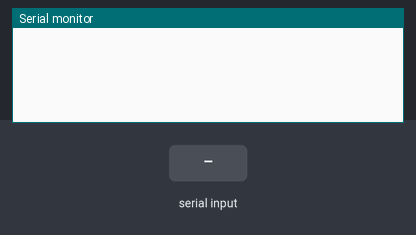
The sketch below on a simulated Arduino Uno, built with avr-gcc and run on an emulated ATmega328P. Shown: the last lines printed to the serial monitor. The test bench sets the inputs (shaded band).

Above: at 1.2 s.
1.3 s: "1" received over Serial
At 1.9 s:
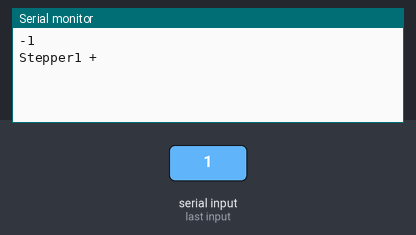
2.8 s: "2" received over Serial
At 4.2 s:
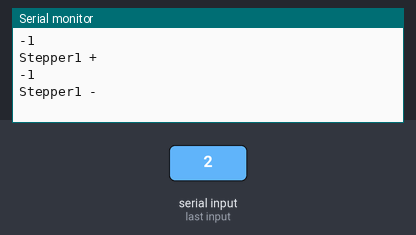

Measured:
- after the input at 1.3 s, the serial monitor: prints a new line at once (image 1)
- after the input at 2.8 s, the serial monitor: prints a new line at once (image 2)

The sketch:

Arduino_Driver.ino
```cpp
#include <AccelStepper.h>
#include <Wire.h>
#include <Adafruit_MotorShield.h>
#include "utility/Adafruit_MS_PWMServoDriver.h"

const int steps = 5;
const int stepspeed = 800.0;
const int accel = 1000.0;

Adafruit_MotorShield AFMSbot(0x61); // Rightmost jumper closed
Adafruit_MotorShield AFMStop(0x60); // Default address, no jumpers

// Connect two steppers with 200 steps per revolution (1.8 degree)
// to the top shield
Adafruit_StepperMotor *myStepper1 = AFMStop.getStepper(200, 1);
Adafruit_StepperMotor *myStepper2 = AFMStop.getStepper(200, 2);

// you can change these to DOUBLE or INTERLEAVE or MICROSTEP!
// wrappers for the first motor!
void forwardstep1() {
  myStepper1->onestep(FORWARD, SINGLE);
}
void backwardstep1() {
  myStepper1->onestep(BACKWARD, SINGLE);
}
// wrappers for the second motor!
void forwardstep2() {
  myStepper2->onestep(FORWARD, DOUBLE);
}
void backwardstep2() {
  myStepper2->onestep(BACKWARD, DOUBLE);
}

// Now we'll wrap the 3 steppers in an AccelStepper object
AccelStepper stepper1(forwardstep1, backwardstep1);
AccelStepper stepper2(forwardstep2, backwardstep2);

void stepper1F() {
  Serial.println("Stepper1 +");
  stepper1.setMaxSpeed(stepspeed);
  stepper1.setAcceleration(accel);
  stepper1.moveTo(steps);
  stepper1.setCurrentPosition(0);
  stepper1.runToNewPosition(stepper1.targetPosition());
}

void stepper1B() {
  Serial.println("Stepper1 -");
  stepper1.setMaxSpeed(stepspeed);
  stepper1.setAcceleration(accel);
  stepper1.moveTo(-steps);
  stepper1.setCurrentPosition(0);
  stepper1.runToNewPosition(stepper1.targetPosition());
}

void stepper2F() {
  Serial.println("Stepper1 +");
  stepper2.setMaxSpeed(stepspeed);
  stepper2.setAcceleration(accel);
  stepper2.moveTo(steps);
  stepper2.setCurrentPosition(0);
  stepper2.runToNewPosition(stepper2.targetPosition());
}

void stepper2B() {
  Serial.println("Stepper1 -");
  stepper2.setMaxSpeed(stepspeed);
  stepper2.setAcceleration(accel);
  stepper2.moveTo(-steps);
  stepper2.setCurrentPosition(0);
  stepper2.runToNewPosition(stepper2.targetPosition());
}

void setup()
{
  AFMSbot.begin(); // Start the bottom shield
  AFMStop.begin(); // Start the top shield

  Serial.begin(9600);
}

void loop()
{
  //  Serial.println(stepp1er1.targetPosition());
  //  stepper1.setCurrentPosition(0);
  if (Serial.available() > 0 ) {
    int a = Serial.read();
    Serial.println(Serial.read());
    if ( a == 49 ) {
      stepper1F();
    }
    if ( a == 50 ) {
      stepper1B();
    }
    if ( a == 52 ) {
      stepper2F();
    }
    if ( a == 53 ) {
      stepper2B();
    }
  }
}
```
